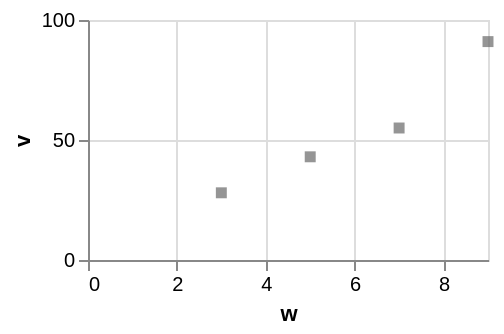

Write a Vega-Lite specification for this figure.
### Vega-Lite specification from a JSON file in a GitHub repository (floating-point values rounded to 4 significant figures)
{"$schema": "https://vega.github.io/schema/vega-lite/v6.json", "width": 200, "height": 120, "data": {"values": [{"c": "alpha", "v": 28, "w": 3, "t": "2024-01-07"}, {"c": "beta", "v": 55, "w": 7, "t": "2024-03-19"}, {"c": "gamma", "v": 43, "w": 5, "t": "2024-06-02"}, {"c": "delta", "v": 91, "w": 9, "t": "2024-09-11"}]}, "mark": {"type": "square", "fill": "dimgrey"}, "encoding": {"x": {"field": "w", "type": "quantitative"}, "y": {"field": "v", "type": "quantitative"}}}
